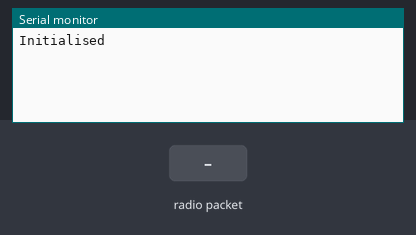
A sketch run on a simulated Arduino Uno, built with avr-gcc and run on an emulated ATmega328P. Shown: the last lines printed to the serial monitor. Inputs (shaded band) come from the test bench. No radio packets arrive unless stated.

Above: at 1.2 s.
1.3 s: radio packet "1" arrives
At 2.0 s:
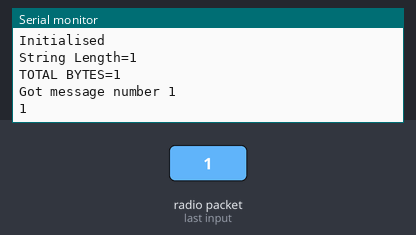
2.8 s: radio packet "0" arrives
At 3.1 s:
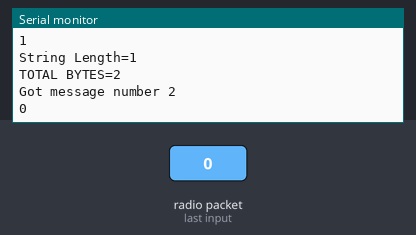
4.3 s: radio packet "2" arrives
At 5.5 s:
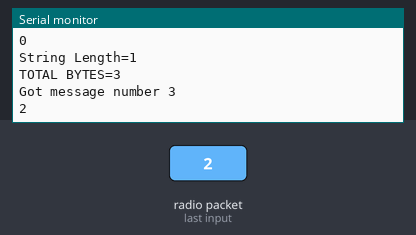

The sketch:

WeatherReceiver.ino
```cpp
    #include <RH_ASK.h>
    #include <SPI.h> // Not actualy used but needed to compile
    #include <stdarg.h>

//    RH_ASK driver(1200, 11, 12, 10, false);
    RH_ASK driver(1200, 11, 12, 10, false);
    int count;
    unsigned long bytes=0;

    void setup()
    {
        Serial.begin(115200); // Debugging only
        if (!driver.init())
             Serial.println("init failed");
         Serial.println("Initialised\n");
    }

    void p(char *fmt, ... ){
        char buf[128]; // resulting string limited to 128 chars
        va_list args;
        va_start (args, fmt );
        vsnprintf(buf, 128, fmt, args);
        va_end (args);
        Serial.print(buf);
}

    char* bytesToChars(uint8_t* b) {
       char c[sizeof(b)];
       for (int i=0; i<RH_ASK_MAX_MESSAGE_LEN; i++) {
           c[i] = (char)b[i];
       }
       return c;
    }

    int length(uint8_t* b) {
        for (int i=0; i<RH_ASK_MAX_MESSAGE_LEN; i++) {
            if (b[i] == 0) {
              return i;
            }
        }
        return RH_ASK_MAX_MESSAGE_LEN;
    }

//String Length=24
//ID=1 T=7.5 P=102323 H=44

//String Length=48
//ID=1 TR=(5.5,14.1) PR=(102273,102335) HR=(39,45)
      bool debug = true;
    void loop()
    {
        uint8_t buf[RH_ASK_MAX_MESSAGE_LEN];
        uint8_t buflen = sizeof(buf);

        if (driver.recv(buf, &buflen)) // Non-blocking
        {
            count++;
            bytes=bytes+buflen;
              // driver.printBuffer("\nGot:", buf, buflen);

            // @TODO send the data to a RaspberryPi or PC
            // for now, send some metrics and the data to the serial port
            if (debug) {
              Serial.print("String Length=");
              Serial.println(length(buf));

              Serial.print("TOTAL BYTES=");
              Serial.println(bytes);
              Serial.print("Got message number ");
              Serial.println(count);
            }
            Serial.write(buf, buflen);
            Serial.println("");
        }
    }
```

Measured:
- after the input at 1.3 s, the serial monitor: prints a new line at once (image 1)
- after the input at 2.8 s, the serial monitor: prints a new line at once (image 2)
- after the input at 4.3 s, the serial monitor: prints a new line at once (image 3)
